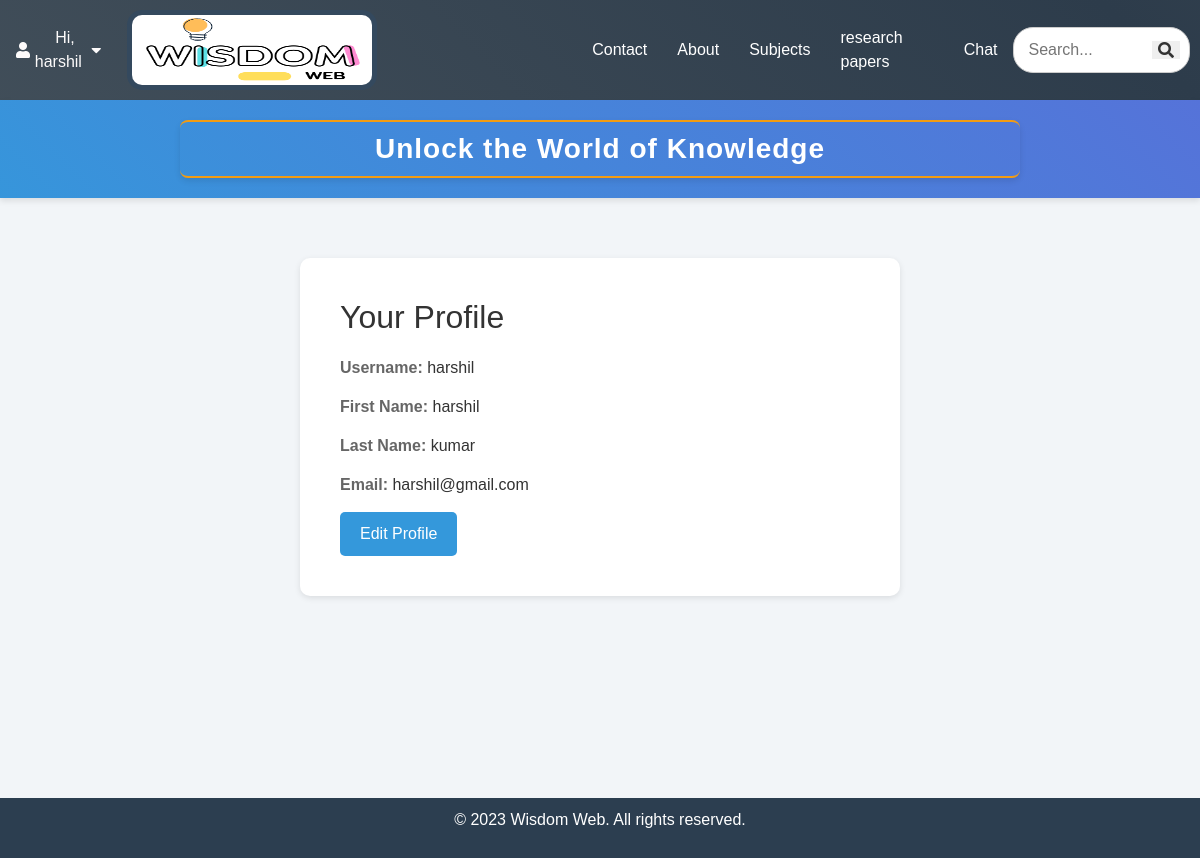
/profile/ (signed in), run on the app's committed database.
### members/models.py (models this page shows, shortened)
class CustomUser(AbstractUser):
    user_type = models.CharField(max_length=20, choices=USER_TYPES, default='student' ,null=True)
    roll_no = models.IntegerField("roll no.",null=True)
    phone_no = PhoneNumberField("Phone No.",null=True)

### e_lib/views.py (the view)
# urls.py: path('profile/', views.profile, name='profile'),
def profile(request):
    return render(request, 'profile.html', {'user': request.user})

### e_lib/templates/profile.html (shortened to what this page needs)
{% extends 'base.html' %}
{% block element %}
<div class="profile-container">
    <h2>Your Profile</h2>
    <div class="user-detail">
        <label>Username:</label>
        <span>{{ user.username }}</span>
    </div>
    <div class="user-detail">
        <label>First Name:</label>
        <span>{{ user.first_name }}</span>
    </div>
    <div class="user-detail">
        <label>Last Name:</label>
        <span>{{ user.last_name }}</span>
    </div>
    <div class="user-detail">
        <label>Email:</label>
        <span>{{ user.email }}</span>
    </div>
    <a href="{% url 'edit_profile' %}" class="edit-button">Edit Profile</a>
</div>
{% endblock %}

### e_lib/templates/base.html (shortened to what this page needs)
<!DOCTYPE html>
<!DOCTYPE html>
<html lang="en">
<head>
    <link rel="stylesheet" href="https://cdn.jsdelivr.net/npm/bootstrap@5.3.1/dist/css/bootstrap.rtl.min.css">
    <link rel="stylesheet" href="https://cdnjs.cloudflare.com/ajax/libs/font-awesome/5.15.3/css/all.min.css">
</head>
    <nav>
        {% if user.is_authenticated %}
        <div class="dropdown">
            <button class="dropbtn">
                <i class="fas fa-user"></i>
                &nbsp&nbspHi, {{user.first_name}}&nbsp
                <i class="fas fa-caret-down"></i>
            </button>
        </div>
        {% endif %}
        <a href="{% url 'home' %}"  ><img id="logo" src="/static/Screenshot 2023-08-17 at 9.38.16 PM.png" height="120px" width="250px"></a>
        <a class="mynav" href="{% url 'contact' %}">Contact</a>
        <a class="mynav" href="#">About</a>
        {% if user.is_authenticated %}
        <a class="mynav" href="{% url 'subject_list' %}">Subjects</a>
        <a class="mynav" href="#">research papers</a>
        <a class="mynav" href="{% url 'chat:messages_page' %}">Chat</a>
        <div class="search-container">
            <form method="post" action="{%url 'search_book'%}">
                <input type="text" class="search-input" placeholder="Search..." name="searched">
                <button class="fas fa-search search-icon"></button>
            </form>
        </div>
        {% else %}
        <a id="log" class="mynav" href="{% url 'login' %}">Login</a>
        <a id="log" class="mynav" href="{% url 'reg_user' %}">Register</a>
        {% endif %}
    </nav>
    <header>
        <center>
            <h2 class="head_tittle">Unlock the World of Knowledge</h2>
        </center>
    </header>
    <div class="container1">
      {% block element %}
      {% endblock %}
    </div>
    <footer>
        <p>&copy; 2023 Wisdom Web. All rights reserved.</p>
    </footer>
</html>

### e_lib/templates/base.html (style rules this page uses)
.container1 { min-height: 75vh; }
footer { background-color: #2c3e50; color: #ffffff; text-align: center; padding: 10px 0; }
header { background: linear-gradient(45deg, #3498db, #7253d7); background-size: 200% 200%; animation: gradientAnimation 8s ease infinite; color: white; padding: 20px 0; text-align: center; box-shadow: 0px 3px 6px rgba(0, 0, 0, 0.1); }
.head_tittle { color: white; font-size: 28px; font-weight: bold; text-align: center; padding: 10px 0; border-top: 2px solid #f39c12; border-bottom: 2px solid #f39c12; background-color: transparent; letter-spacing: 1px; box-shadow: 0px 3px 6px rgba(0, 0, 0, 0.1); border-radius: 8px; max-width: 70%; margin: auto; }
nav { background: linear-gradient(45deg, #424f5a, #2d3c4b, #46505a); background-size: 200% 200%; animation: gradientAnimation 8s ease infinite; color: white; display: flex; justify-content: space-between; align-items: center; padding: 10px; font-family: Arial, sans-serif; box-shadow: 0px 2px 5px rgba(0, 0, 0, 0.1); }
#logo { height: 80px; margin-right: auto; border-radius: 15px; background-color: #34495e; margin-left: 20px; padding: 5px; border-radius: 15px; background-color: #34495e; margin-right: 200px; }
.mynav { color: white; text-decoration: none; margin: 0 15px; transition: color 0.3s ease-in-out; }
.dropdown { position: relative; display: inline-block; }
.dropbtn { background-color: transparent; color: #fdfbfb; font-size: 16px; border: none; cursor: pointer; display: flex; align-items: center; }
.search-container { position: relative; width: 220px; }
.search-icon { position: absolute; top: 50%; right: 10px; transform: translateY(-50%); color: #333; transition: color 0.3s ease; border: none; }
.search-input { width: 100%; padding: 10px 30px 10px 15px; border: 1px solid #ccc; border-radius: 20px; outline: none; transition: border-color 0.3s ease; }

### e_lib/templates/profile.html (style rules this page uses)
.profile-container { max-width: 600px; margin: 0 auto; padding: 40px; background-color: #ffffff; border-radius: 10px; box-shadow: 0px 2px 6px rgba(0, 0, 0, 0.1); margin-top: 60px; }
h2 { margin-bottom: 20px; color: #333333; }
.user-detail { margin-bottom: 15px; }
.user-detail label { font-weight: bold; color: #666666; }
.user-detail span { color: #333333; }
.edit-button { display: inline-block; padding: 10px 20px; background-color: #3498db; color: #ffffff; border: none; border-radius: 5px; text-decoration: none; transition: background-color 0.3s ease; }

### data on the page
CustomUser: first_name "harshil", username "harshil", last_name "kumar", email "harshil@gmail.com"
